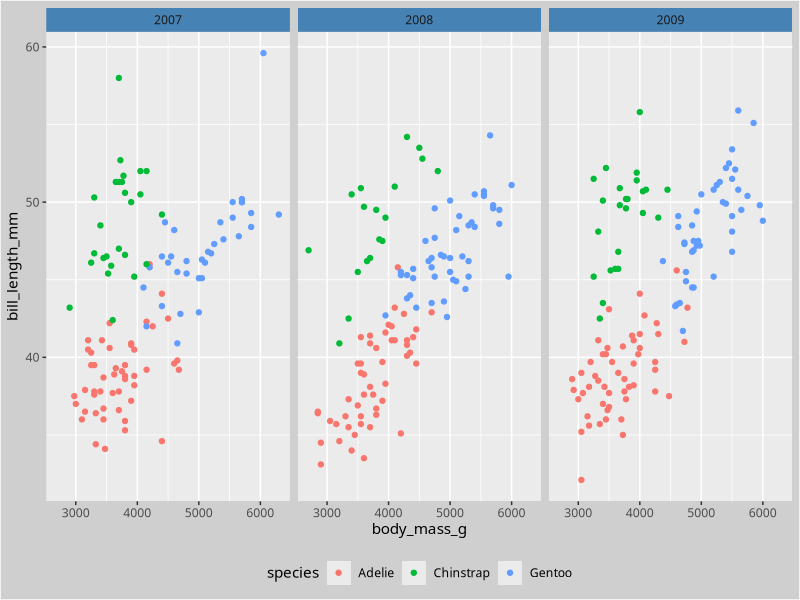
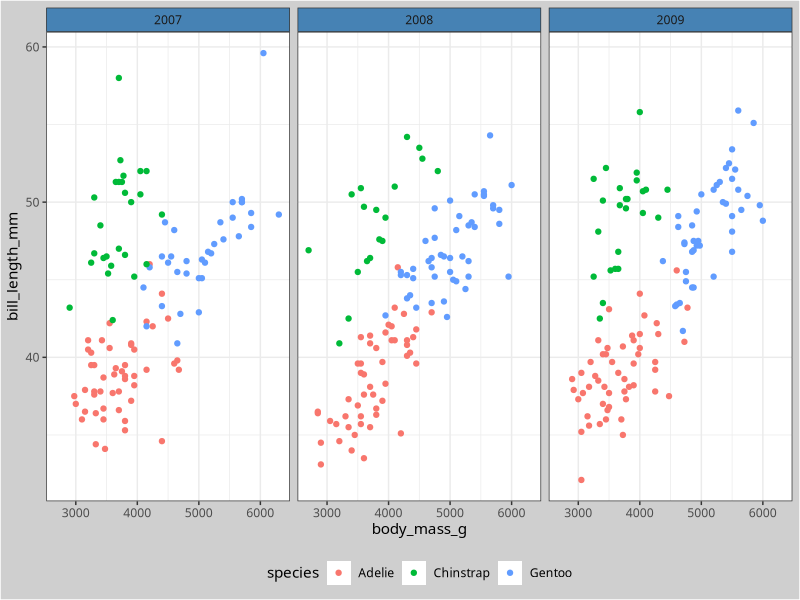
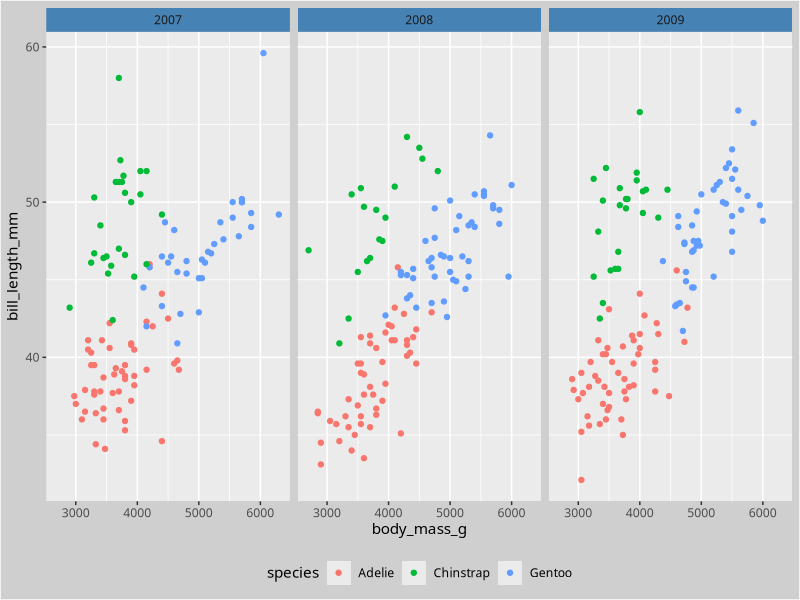
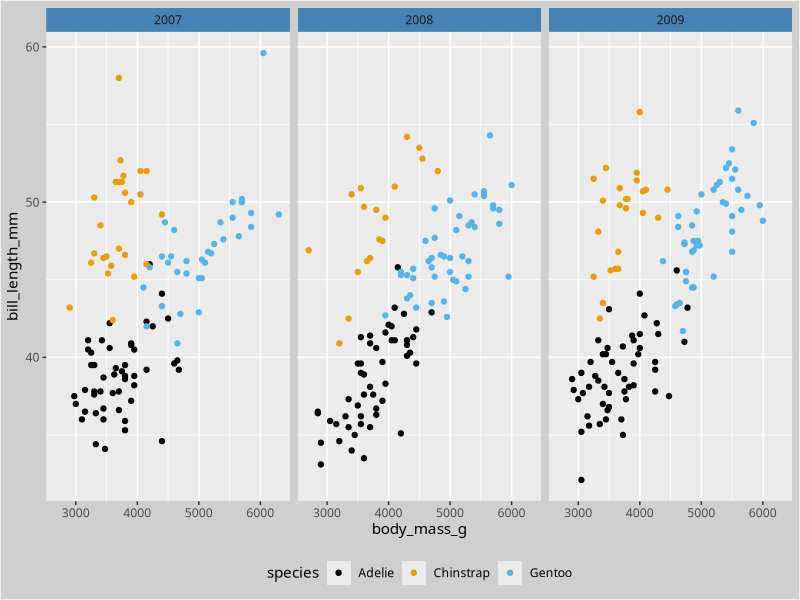
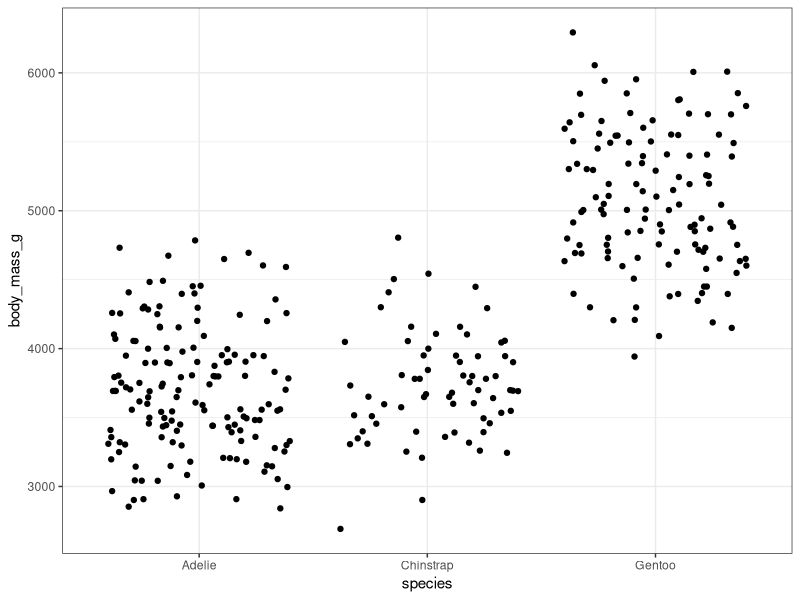
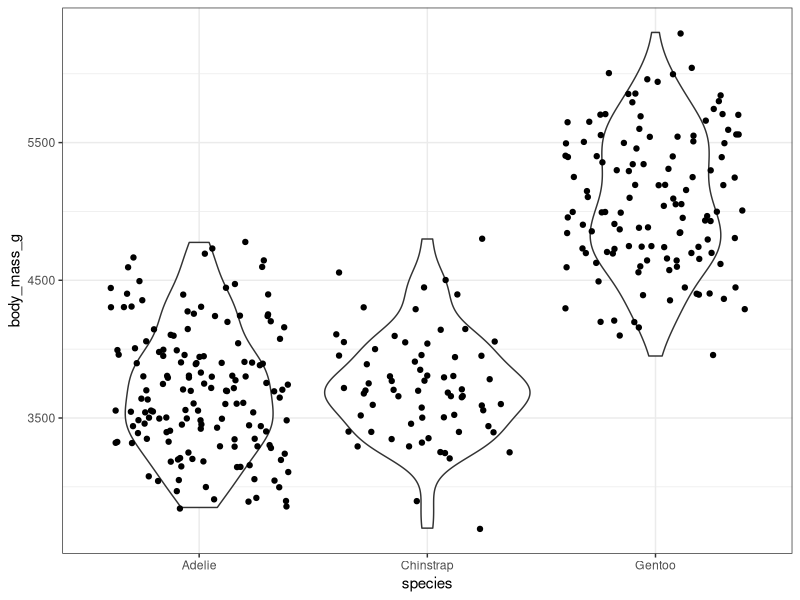
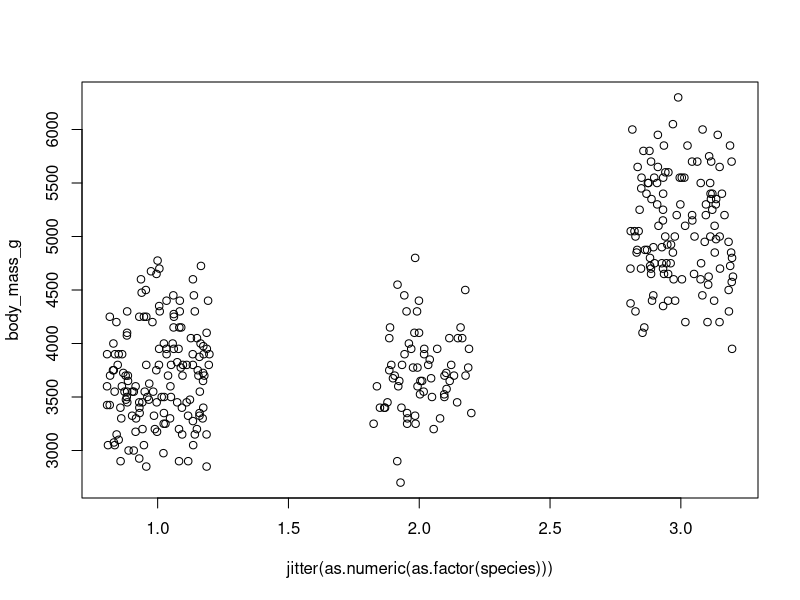

These figures' R source, in order:
## ---- chunk 1
library(ggplot2)
library(palmerpenguins)

mytheme <- theme(strip.background = element_rect(fill = "steelblue"), 
        text = element_text(family = "Comic sans"), 
        plot.background = element_rect(fill = "grey81"), 
        legend.background = element_rect(fill = NA), 
        legend.position = "bottom"
        ) 

ggplot(penguins, aes(x = body_mass_g, y = bill_length_mm, color = species)) + 
  geom_point() + facet_wrap(~ year) + mytheme

theme_set(theme_bw())
ggplot(penguins, aes(x = body_mass_g, y = bill_length_mm, color = species)) + 
  geom_point() + facet_wrap(~ year) + mytheme
## ---- chunk 2
my_fulltheme <- theme_grey() + mytheme

ggplot(penguins, aes(x = body_mass_g, y = bill_length_mm, color = species)) + 
  geom_point() + facet_wrap(~ year) + my_fulltheme
## ---- chunk 3
my_qual_scale <- function(...) {
  discrete_scale("color", scale_name = "OI", 
                 palette = function(x) {
                   res <- palette.colors(x, "Okabe-Ito")[1:x]
                   names(res) <- NULL
                   res
                 }, ...)
}

ggplot(penguins, aes(x = body_mass_g, y = bill_length_mm, color = species)) + 
  geom_point() + facet_wrap(~ year) + my_fulltheme + my_qual_scale()
## ---- chunk 4
plotbm <- ggplot(penguins, aes(x = species, y = body_mass_g)) + geom_jitter()
plotbm
## ---- chunk 5
library(survival)

sfit <- survfit(Surv(time, status) ~ x, data = aml)
sfit

str(sfit)
## ---- chunk 6
ggplot(penguins, aes(x = species, y = body_mass_g)) + geom_violin() + geom_jitter()
## ---- chunk 7
dens_by_species <- split(penguins$body_mass_g, penguins$species) |> 
  lapply(density, na.rm = TRUE, cut = 0)

plot(body_mass_g ~ jitter(as.numeric(as.factor(species))), 
     data = penguins)

## rotate, scale, and mirror the densities, then add with polygon
